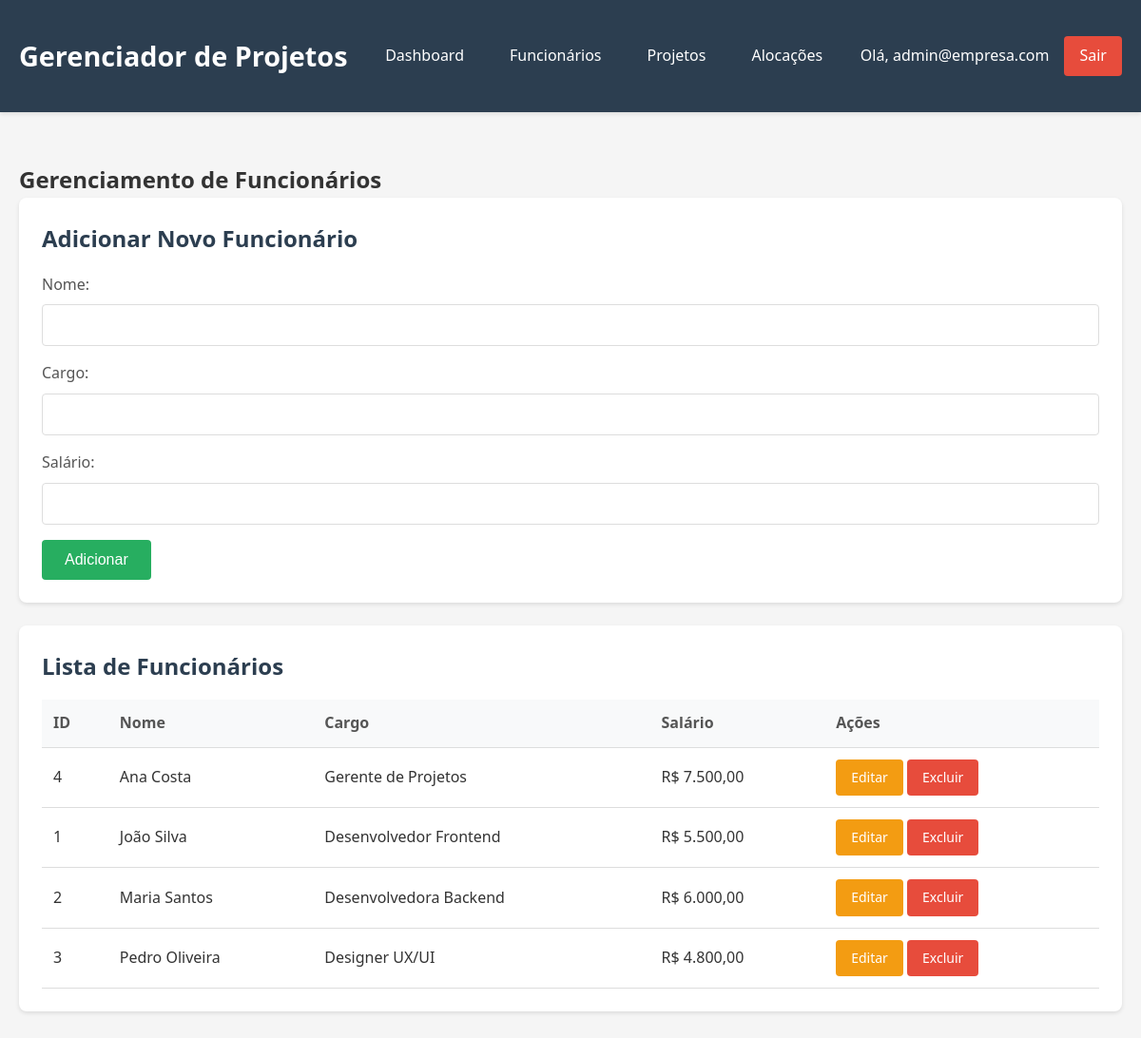
Screenshot of /funcionarios.php (signed in) with the database file from the repository.
### tables this page shows
CREATE TABLE IF NOT EXISTS funcionarios (
    id INT AUTO_INCREMENT PRIMARY KEY,
    nome VARCHAR(255) NOT NULL,
    cargo VARCHAR(255) NOT NULL,
    salario DECIMAL(10,2) NOT NULL
);

### config/session.php (called while the page is built, shortened)
<?php
function obterUsuarioLogado() {
    if (isset($_SESSION['usuario_id']) && isset($_SESSION['usuario_email'])) {
        return [
            'id' => $_SESSION['usuario_id'],
            'email' => $_SESSION['usuario_email']
        ];
    }
    return null;
}

### classes/Funcionario.php (called while the page is built, shortened)
<?php
class Funcionario {
    private $id;
    private $nome;
    private $cargo;
    private $salario;
    public function __construct(string $nome, string $cargo, float $salario) {
        $this->nome = $nome;
        $this->cargo = $cargo;
        $this->salario = $salario;
    }
    public function getId() { return $this->id; }
    public function getNome() { return $this->nome; }
    public function getCargo() { return $this->cargo; }
    public function getSalario() { return $this->salario; }
    public function setId($id) { $this->id = $id; }
    public static function buscarTodos(): array {
        try {
            $pdo = Conexao::getConexao();
            $stmt = $pdo->query("SELECT * FROM funcionarios ORDER BY nome");
            $funcionarios = [];
            while ($row = $stmt->fetch()) {
                $func = new Funcionario($row['nome'], $row['cargo'], floatval($row['salario']));
                $func->setId($row['id']);
                $funcionarios[] = $func;
            }
            return $funcionarios;
        } catch (PDOException $e) {
            error_log("Erro ao buscar funcionários: " . $e->getMessage());
            return [];
        }
    }
}
?>

### funcionarios.php (the view, shortened to what this page needs)
<?php
require_once 'config/session.php';
require_once 'classes/Funcionario.php';
$usuario = obterUsuarioLogado();
$funcionarioEdicao = null;
try {
    $funcionarios = Funcionario::buscarTodos();
} catch (Exception $e) {
    $erro = 'Erro ao carregar funcionários.';
    $funcionarios = [];
}
?>
<!DOCTYPE html>
<html lang="pt-BR">
<head>
    <link rel="stylesheet" href="assets/css/style.css">
</head>
<body>
    <header class="header">
        <div class="container">
            <h1>Gerenciador de Projetos</h1>
            <nav>
                <ul class="nav-menu">
                    <li><a href="dashboard.php">Dashboard</a></li>
                    <li><a href="funcionarios.php">Funcionários</a></li>
                    <li><a href="projetos.php">Projetos</a></li>
                    <li><a href="alocacao.php">Alocações</a></li>
                </ul>
            </nav>
            <div class="user-info">
                <span>Olá, <?= htmlspecialchars($usuario['email']) ?></span>
                <a href="logout.php" class="logout-btn"
   onclick="return confirm('Tem certeza que deseja sair?')">Sair</a>
            </div>
        </div>
    </header>
    <div class="container">
        <h2>Gerenciamento de Funcionários</h2>
        <div class="card">
            <h2><?= $funcionarioEdicao ? 'Editar Funcionário' : 'Adicionar Novo Funcionário' ?></h2>
            <form method="POST">
                <div class="form-group">
                    <label for="nome">Nome:</label>
                    <input type="text" id="nome" name="nome" class="form-control"
                           value="<?= htmlspecialchars($funcionarioEdicao ? $funcionarioEdicao->getNome() : ($_POST['nome'] ?? '')) ?>" required>
                </div>
                <div class="form-group">
                    <label for="cargo">Cargo:</label>
                    <input type="text" id="cargo" name="cargo" class="form-control"
                           value="<?= htmlspecialchars($funcionarioEdicao ? $funcionarioEdicao->getCargo() : ($_POST['cargo'] ?? '')) ?>" required>
                </div>
                <div class="form-group">
                    <label for="salario">Salário:</label>
                    <input type="number" id="salario" name="salario" class="form-control"
                           step="0.01" min="0"
                           value="<?= $funcionarioEdicao ? $funcionarioEdicao->getSalario() : ($_POST['salario'] ?? '') ?>" required>
                </div>
                <div class="d-flex gap-2">
                    <button type="submit" class="btn btn-success">
                        <?= $funcionarioEdicao ? 'Atualizar' : 'Adicionar' ?>
                    </button>
                </div>
            </form>
        </div>
        <div class="card">
            <h2>Lista de Funcionários</h2>
            <?php if (!empty($funcionarios)): ?>
                <table class="table">
                    <thead>
                        <tr>
                            <th>ID</th>
                            <th>Nome</th>
                            <th>Cargo</th>
                            <th>Salário</th>
                            <th>Ações</th>
                        </tr>
                    </thead>
                    <tbody>
                        <?php foreach ($funcionarios as $funcionario): ?>
                            <tr>
                                <td><?= $funcionario->getId() ?></td>
                                <td><?= htmlspecialchars($funcionario->getNome()) ?></td>
                                <td><?= htmlspecialchars($funcionario->getCargo()) ?></td>
                                <td>R$ <?= number_format($funcionario->getSalario(), 2, ',', '.') ?></td>
                                <td>
                                    <a href="funcionarios.php?editar=<?= $funcionario->getId() ?>"
                                       class="btn btn-warning btn-sm">Editar</a>
                                    <a href="funcionarios.php?excluir=<?= $funcionario->getId() ?>"
                                       class="btn btn-danger btn-sm"
                                       onclick="return confirm('Tem certeza que deseja excluir este funcionário?')">Excluir</a>
                                </td>
                            </tr>
                        <?php endforeach; ?>
                    </tbody>
                </table>
            <?php else: ?>
                <p>Nenhum funcionário cadastrado.</p>
            <?php endif; ?>
        </div>
    </div>
</body>
</html>

### assets/css/style.css (style rules this page uses)
* { margin: 0; padding: 0; box-sizing: border-box; }
body { font-family: 'Segoe UI', Tahoma, Geneva, Verdana, sans-serif; background-color: #f5f5f5; color: #333; line-height: 1.6; }
.container { max-width: 1200px; margin: 0 auto; padding: 20px; }
.header { background-color: #2c3e50; color: white; padding: 1rem 0; margin-bottom: 2rem; box-shadow: 0 2px 4px rgba(0,0,0,0.1); }
.header .container { display: flex; justify-content: space-between; align-items: center; margin-bottom: 0; }
.header h1 { font-size: 1.8rem; font-weight: 600; }
.nav-menu { display: flex; gap: 1rem; list-style: none; }
.nav-menu a { color: white; text-decoration: none; padding: 0.5rem 1rem; border-radius: 4px; transition: background-color 0.3s; }
.user-info { display: flex; align-items: center; gap: 1rem; }
.logout-btn { background-color: #e74c3c; color: white; padding: 0.5rem 1rem; text-decoration: none; border-radius: 4px; transition: background-color 0.3s; }
.card { background: white; border-radius: 8px; padding: 1.5rem; margin-bottom: 1.5rem; box-shadow: 0 2px 4px rgba(0,0,0,0.1); }
.card h2 { color: #2c3e50; margin-bottom: 1rem; font-size: 1.5rem; }
.form-group { margin-bottom: 1rem; }
.form-group label { display: block; margin-bottom: 0.5rem; font-weight: 500; color: #555; }
.form-control { width: 100%; padding: 0.75rem; border: 1px solid #ddd; border-radius: 4px; font-size: 1rem; transition: border-color 0.3s; }
.btn { display: inline-block; padding: 0.75rem 1.5rem; border: none; border-radius: 4px; text-decoration: none; cursor: pointer; font-size: 1rem; transition: all 0.3s; text-align: center; }
.btn-success { background-color: #27ae60; color: white; }
.btn-danger { background-color: #e74c3c; color: white; }
.btn-warning { background-color: #f39c12; color: white; }
.btn-sm { padding: 0.5rem 1rem; font-size: 0.875rem; }
.table { width: 100%; border-collapse: collapse; margin-top: 1rem; }
.table th, .table td { padding: 0.75rem; text-align: left; border-bottom: 1px solid #ddd; }
.table th { background-color: #f8f9fa; font-weight: 600; color: #555; }
.d-flex { display: flex; }
.gap-2 { gap: 1rem; }

### rows the page displays
funcionarios: id "4", nome "Ana Costa", cargo "Gerente de Projetos", salario "7.500,00"
funcionarios: id "1", nome "João Silva", cargo "Desenvolvedor Frontend", salario "5.500,00"
funcionarios: id "2", nome "Maria Santos", cargo "Desenvolvedora Backend", salario "6.000,00"
funcionarios: id "3", nome "Pedro Oliveira", cargo "Designer UX/UI", salario "4.800,00"

### other values shown
$usuario['email'] "admin@empresa.com"
